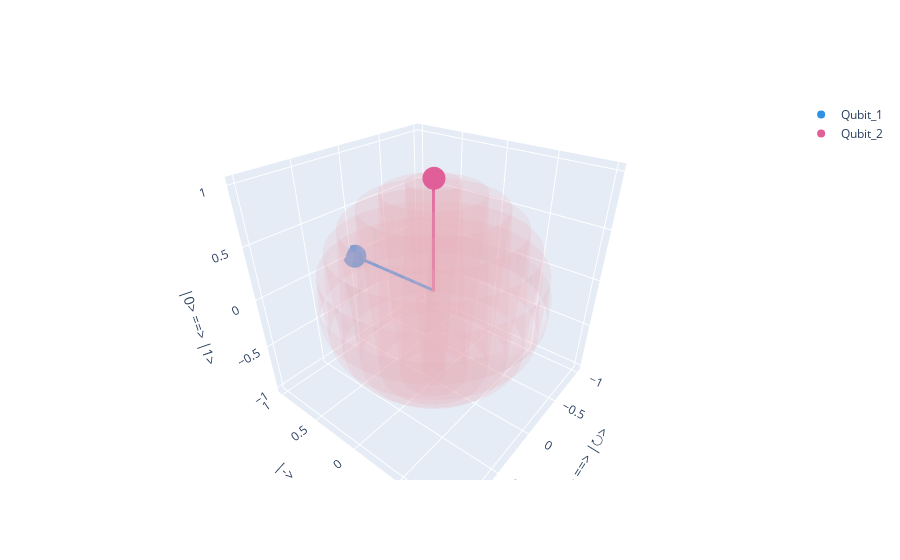

Here is the notebook cell this chart was saved with:
### Code cell
plot_bloch_for_qubits([
    const.KET_PLUS,
    const.H @ ket("+")
])

### Figure 1 — Plotly figure (JSON) as saved in the notebook; plotly's stock layout.template omitted (floating-point values rounded to 4 significant figures; data arrays with more than 128 entries replaced by an {"elided": "..."} marker saying what was removed)
{"data": [{"color": "pink", "opacity": 0.1, "type": "mesh3d", "x": {"elided": "900 float values"}, "y": {"elided": "900 float values"}, "z": {"elided": "900 float values"}}, {"line": {"color": "#2E91E5", "width": 6}, "marker": {"color": "#2E91E5", "size": 1}, "showlegend": false, "type": "scatter3d", "x": [0, 1.0], "y": [0, 0], "z": [0, 0]}, {"marker": {"color": "#2E91E5", "size": 8}, "mode": "markers", "name": "Qubit_1", "type": "scatter3d", "x": [1.0], "y": [0], "z": [0]}, {"line": {"color": "#E15F99", "width": 6}, "marker": {"color": "#E15F99", "size": 1}, "showlegend": false, "type": "scatter3d", "x": [0, 0], "y": [0, 0], "z": [0, 1.0]}, {"marker": {"color": "#E15F99", "size": 8}, "mode": "markers", "name": "Qubit_2", "type": "scatter3d", "x": [0], "y": [0], "z": [1.0]}], "layout": {"autosize": true, "scene": {"aspectmode": "auto", "aspectratio": {"x": 1.001, "y": 0.9993, "z": 0.9993}, "camera": {"center": {"x": 0, "y": 0, "z": 0}, "eye": {"x": -0.993, "y": 1.232, "z": 1.01}, "projection": {"type": "perspective"}, "up": {"x": 0, "y": 0, "z": 1}}, "xaxis": {"title": {"text": "|-> ==> |+>"}, "type": "linear"}, "yaxis": {"title": {"text": "|↺> ==> |↻>"}, "type": "linear"}, "zaxis": {"title": {"text": "|0> ==> |1>"}, "type": "linear"}}}}
